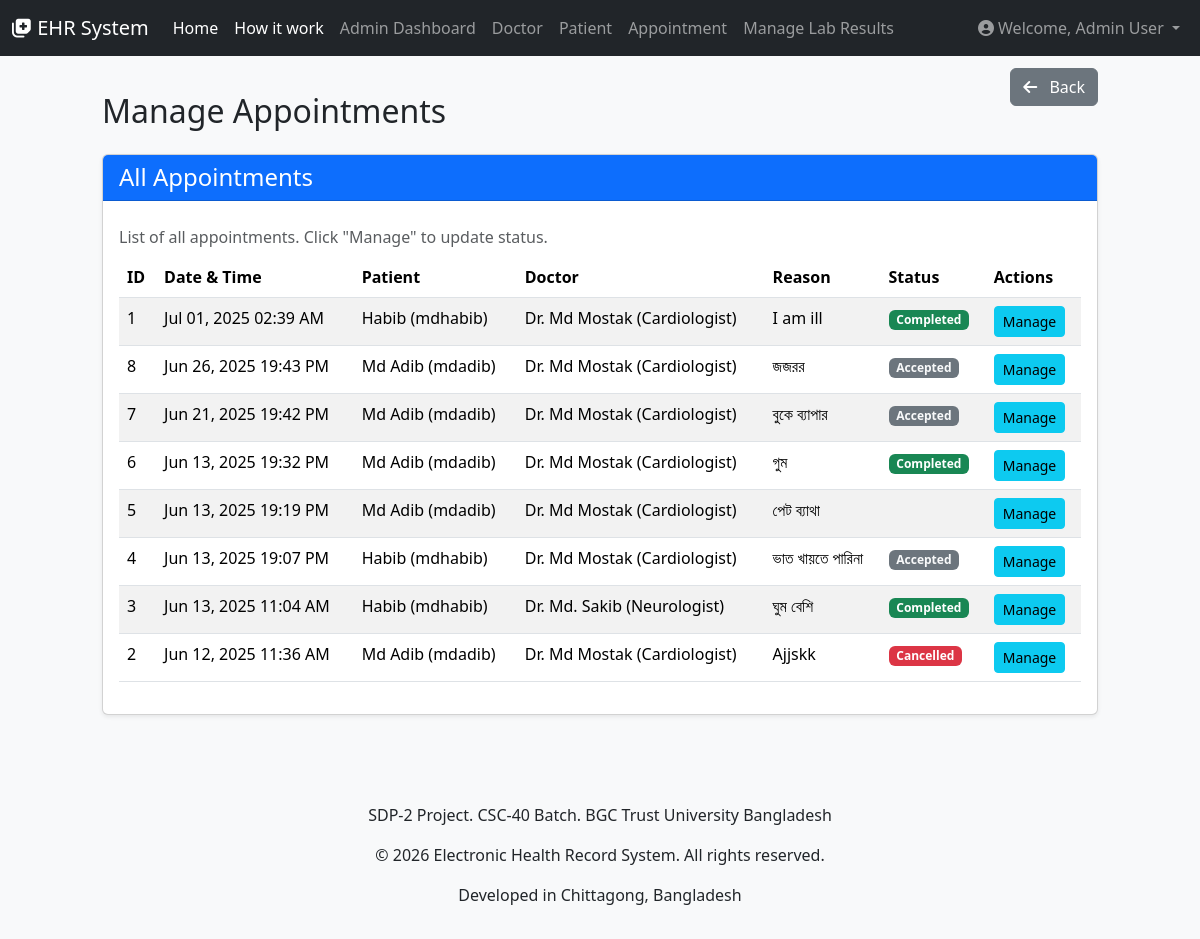
The page /admin/manage_appointments.php (signed in) on the database as committed earlier.
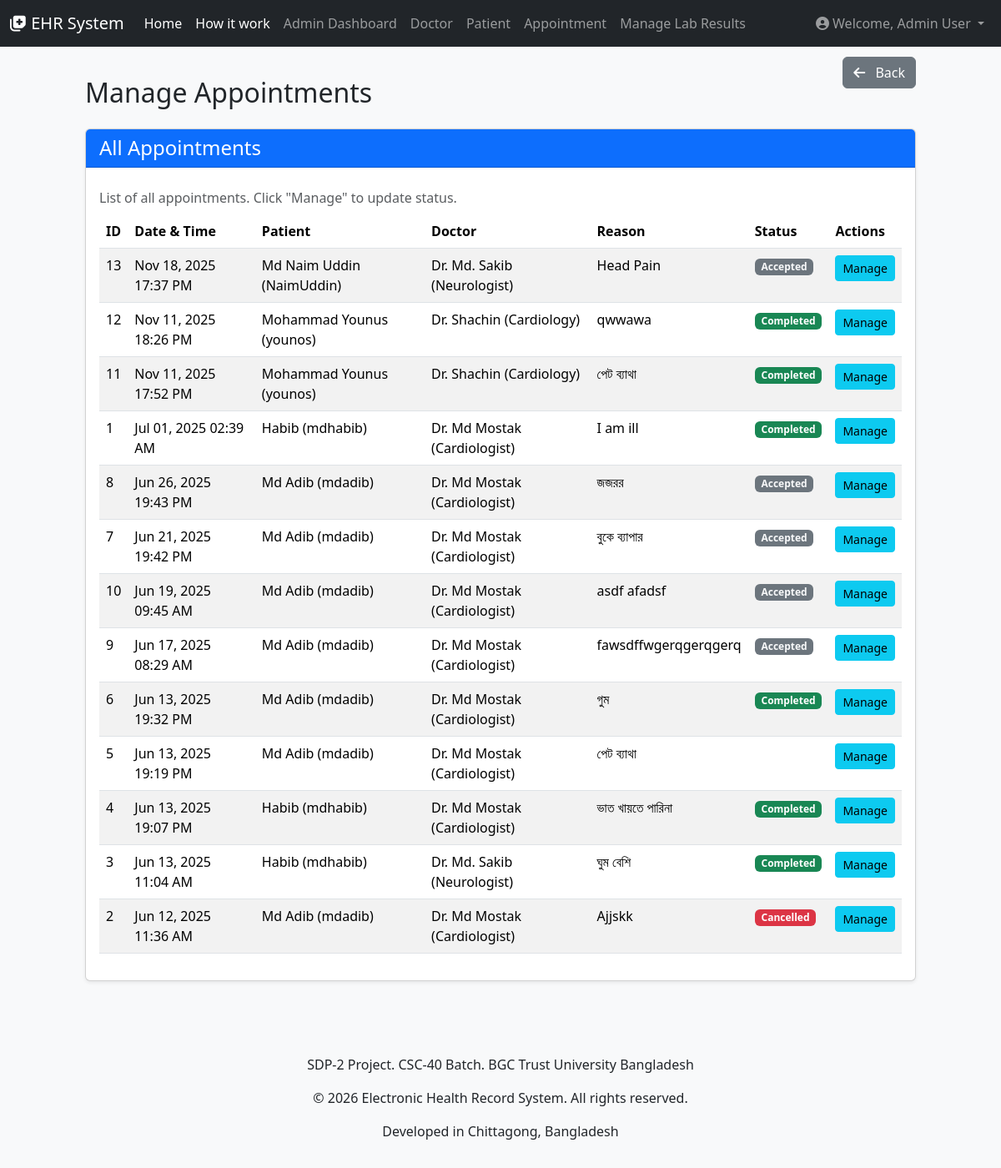
The same page on the database as committed later.
### tables this page shows
CREATE TABLE `appointments` (
  `id` int(11) NOT NULL,
  `doctor_id` int(11) NOT NULL,
  `patient_id` int(11) NOT NULL,
  `appointment_date_time` datetime NOT NULL,
  `reason` text DEFAULT NULL,
  `status` enum('pending','accepted','declined','completed','cancelled') DEFAULT 'pending',
  `notes` text DEFAULT NULL,
  `created_at` timestamp NOT NULL DEFAULT current_timestamp(),
  `updated_at` timestamp NOT NULL DEFAULT current_timestamp() ON UPDATE current_timestamp(),
  `reason_for_cancellation` text DEFAULT NULL,
  `doctor_notes` text DEFAULT NULL,
  `reason_for_decline` text DEFAULT NULL
);

CREATE TABLE `users` (
  `id` int(11) NOT NULL,
  `full_name` varchar(255) NOT NULL,
  `email` varchar(255) NOT NULL,
  `username` varchar(255) DEFAULT NULL,
  `password` varchar(255) NOT NULL,
  `mobile` varchar(20) DEFAULT NULL,
  `user_type` enum('doctor','patient','admin') NOT NULL,
  `created_at` timestamp NOT NULL DEFAULT current_timestamp(),
  `updated_at` timestamp NOT NULL DEFAULT current_timestamp() ON UPDATE current_timestamp()
);

CREATE TABLE `doctors` (
  `id` int(11) NOT NULL,
  `user_id` int(11) NOT NULL,
  `designation` varchar(100) DEFAULT NULL,
  `chamber_location` text DEFAULT NULL,
  `education_qualification` text DEFAULT NULL,
  `specialty` varchar(255) DEFAULT NULL,
  `license_number` varchar(255) DEFAULT NULL,
  `profile_picture` varchar(255) DEFAULT NULL,
  `created_at` timestamp NOT NULL DEFAULT current_timestamp(),
  `updated_at` timestamp NOT NULL DEFAULT current_timestamp() ON UPDATE current_timestamp()
);

### admin/manage_appointments.php (the view, shortened to what this page needs)
<?php
require_once '../includes/db_connection.php';
require_once '../includes/header.php';
$appointments = [];
try {
    $stmt = $pdo->query("SELECT
                            a.id AS appointment_id,
                            a.appointment_date_time,
                            a.reason AS appointment_reason,
                            a.status AS appointment_status,
                            a.reason_for_cancellation,
                            pu.full_name AS patient_name,
                            pu.username AS patient_username,
                            du.full_name AS doctor_name,
                            d.specialty
                        FROM
                            appointments a
                        JOIN
                            patients p ON a.patient_id = p.id
                        JOIN
                            users pu ON p.user_id = pu.id
                        JOIN
                            doctors d ON a.doctor_id = d.id
                        JOIN
                            users du ON d.user_id = du.id
                        ORDER BY
                            a.appointment_date_time DESC");
    $appointments = $stmt->fetchAll(PDO::FETCH_ASSOC);
} catch (PDOException $e) {
    $message = "Error fetching appointments: " . $e->getMessage();
    $message_type = "danger";
}
?>
<div class="row justify-content-center">
    <div class="col-md-11 col-lg-10">
        <div class="d-flex justify-content-between align-items-center mb-4">
            <h2 class="mb-0 mt-5">Manage Appointments</h2>
            <button type="button" class="btn btn-secondary" onclick="history.back()">
                <i class="fas fa-arrow-left me-2"></i> Back
            </button>
        </div>
        <div class="card shadow-sm mb-4">
            <div class="card-header bg-primary text-white">
                <h4 class="mb-0">All Appointments</h4>
            </div>
            <div class="card-body">
                <?php if (!empty($appointments)): ?>
                    <div class="table-responsive">
                        <table class="table table-hover table-striped caption-top">
                            <caption>List of all appointments. Click "Manage" to update status.</caption>
                            <thead>
                                <tr>
                                    <th>ID</th>
                                    <th>Date & Time</th>
                                    <th>Patient</th>
                                    <th>Doctor</th>
                                    <th>Reason</th>
                                    <th>Status</th>
                                    <th>Actions</th>
                                </tr>
                            </thead>
                            <tbody>
                                <?php foreach ($appointments as $appointment): ?>
                                    <tr>
                                        <td><?php echo htmlspecialchars($appointment['appointment_id']); ?></td>
                                        <td><?php echo htmlspecialchars(date('M d, Y H:i A', strtotime($appointment['appointment_date_time']))); ?></td>
                                        <td><?php echo htmlspecialchars($appointment['patient_name']); ?> (<?php echo htmlspecialchars($appointment['patient_username']); ?>)</td>
                                        <td>Dr. <?php echo htmlspecialchars($appointment['doctor_name']); ?> (<?php echo htmlspecialchars($appointment['specialty']); ?>)</td>
                                        <td><?php echo htmlspecialchars($appointment['appointment_reason']); ?></td>
                                        <td>
                                            <?php
                                            $status_class = '';
                                            switch ($appointment['appointment_status']) {
                                                case 'accepted': $status_class = 'badge bg-secondary text-light'; break;
                                                case 'cancelled': $status_class = 'badge bg-danger'; break;
                                                case 'completed': $status_class = 'badge bg-success'; break;
                                                default: $status_class = 'badge bg-secondary'; break;
                                            }
                                            ?>
                                            <span class="<?php echo $status_class; ?>"><?php echo ucfirst(htmlspecialchars($appointment['appointment_status'])); ?></span>
                                        </td>
                                        <td>
                                            <button type="button" class="btn btn-sm btn-info" data-bs-toggle="modal" data-bs-target="#manageAppointmentModal_<?php echo htmlspecialchars($appointment['appointment_id']); ?>">
                                                Manage
                                            </button>
                                        </td>
                                    </tr>
                                <?php endforeach; ?>
                            </tbody>
                        </table>
                    </div>
                <?php else: ?>
                    <p class="text-muted">No appointments found.</p>
                <?php endif; ?>
            </div>
        </div>
    </div>
</div>
<?php require_once '../includes/footer.php'; ?>

### includes/header.php (shortened to what this page needs)
<?php
$is_logged_in = isset($_SESSION['user_id']);
$user_type = $_SESSION['user_type'] ?? '';
$user_full_name = $_SESSION['full_name'] ?? '';
?>
<!DOCTYPE html>
<html lang="en">
<head>
    <link href="https://cdn.jsdelivr.net/npm/bootstrap@5.3.3/dist/css/bootstrap.min.css" rel="stylesheet">
    <link rel="stylesheet" href="https://cdnjs.cloudflare.com/ajax/libs/font-awesome/6.5.2/css/all.min.css" />
    <link rel="stylesheet" href="/ehr_app/assets/css/style.css">
</head>
<body>
    <nav class="navbar navbar-expand-lg navbar-dark bg-dark">
        <div class="container-fluid">
            <a class="navbar-brand" href="/ehr_app/index.php">
                <i class="fas fa-notes-medical"></i> EHR System
            </a>
            <div class="collapse navbar-collapse" id="navbarNav">
                <ul class="navbar-nav me-auto mb-2 mb-lg-0">
                    <li class="nav-item">
                        <a class="nav-link active" aria-current="page" href="/ehr_app/index.php">Home</a>
                    </li>
                    <li class="nav-item">
                        <a class="nav-link active" aria-current="page" href="/ehr_app/howitwork.php">How it work</a>
                    </li>
                    <?php if ($is_logged_in):  ?>
                        <?php if ($user_type == 'doctor'): ?>
                            <li class="nav-item">
                                <a class="nav-link" href="/ehr_app/doctor/dashboard.php">Doctor Dashboard</a>
                            </li>
                            <li class="nav-item">
                                <a class="nav-link" href="/ehr_app/doctor/access_patient_data.php">SCAN</a>
                            </li>
                            <li class="nav-item">
                                <a class="nav-link" href="/ehr_app/doctor/manage_appointments.php">Appointments</a>
                            </li>
                            <li class="nav-item">
                                <a class="nav-link" href="/ehr_app/doctor/give_prescription_walkin.php">Prescriptions</a>
                            </li>
                            <li class="nav-item">
                                <a class="nav-link" href="/ehr_app/doctor/my_patients.php">My Patients</a>
                            </li>
                        <?php elseif ($user_type == 'admin'): ?>
                            <li class="nav-item">
                                <a class="nav-link" href="/ehr_app/admin/dashboard.php">Admin Dashboard</a>
                            </li>
                            <li class="nav-item">
                                <a class="nav-link" href="/ehr_app/admin/manage_doctors.php">Doctor</a>
                            </li>
                            <li class="nav-item">
                                <a class="nav-link" href="/ehr_app/admin/manage_patients.php">Patient</a>
                            </li>
                            <li class="nav-item">
                                <a class="nav-link" href="/ehr_app/admin/manage_appointments.php">Appointment</a>
                            </li>
                            <li class="nav-item">
                                <a class="nav-link" href="/ehr_app/admin/manage_lab_results.php">Manage Lab Results</a>
                            </li>
                            <?php endif; ?>
                    <?php endif;  ?>
                </ul>
                <ul class="navbar-nav ms-auto">
                    <?php if ($is_logged_in): ?>
                        <li class="nav-item dropdown">
                            <a class="nav-link dropdown-toggle" href="#" id="navbarDropdown" role="button" data-bs-toggle="dropdown" aria-expanded="false">
                                <i class="fas fa-user-circle"></i> Welcome, <?php echo htmlspecialchars($user_full_name); ?>
                            </a>
                        </li>
                    <?php endif; ?>
                </ul>
            </div>
        </div>
    </nav>
    <main class="container mt-4">
    </main>
</body>
</html>

### includes/footer.php (shortened to what this page needs)
<footer class="footer-section bg-light text-center text-lg-start mt-5 py-3">
    <div class="container text-center">
        <p>SDP-2 Project. CSC-40 Batch. BGC Trust University Bangladesh</p>
        <p>&copy; <?php echo date('Y'); ?> Electronic Health Record System. All rights reserved.</p>
        <p>Developed in Chittagong, Bangladesh</p>
    </div>
</footer>

### assets/css/style.css (style rules this page uses)
body { background-color: #f8f9fa; min-height: 100vh; display: flex; flex-direction: column; }
main { flex: 1; padding-bottom: 20px; }
.navbar { position: fixed; top: 0; left: 0; width: 100%; z-index: 1000; }

Rows that differ between the two databases and show on the page:
added appointments: id "13", appointment_date_time "Nov 18, 2025 17:37 PM", users.full_name "Md Naim Uddin", users.username "NaimUddin", users.full_name "Md. Sakib", doctor.specialty "Neurologist", reason "Head Pain", status "Accepted"
added appointments: id "12", appointment_date_time "Nov 11, 2025 18:26 PM", users.full_name "Mohammad Younus", users.username "younos", users.full_name "Shachin", doctor.specialty "Cardiology", reason "qwwawa", status "Completed"
added appointments: id "11", appointment_date_time "Nov 11, 2025 17:52 PM", users.full_name "Mohammad Younus", users.username "younos", users.full_name "Shachin", doctor.specialty "Cardiology", reason "পেট ব্যাথা", status "Completed"
added appointments: id "10", appointment_date_time "Jun 19, 2025 09:45 AM", users.full_name "Md Adib", users.username "mdadib", users.full_name "Md Mostak", doctor.specialty "Cardiologist", reason "asdf afadsf", status "Accepted"
added appointments: id "9", appointment_date_time "Jun 17, 2025 08:29 AM", users.full_name "Md Adib", users.username "mdadib", users.full_name "Md Mostak", doctor.specialty "Cardiologist", reason "fawsdffwgerqgerqgerq", status "Accepted"
changed appointments "Jun 13, 2025 19:07 PM": status "Accepted" → "Completed"
